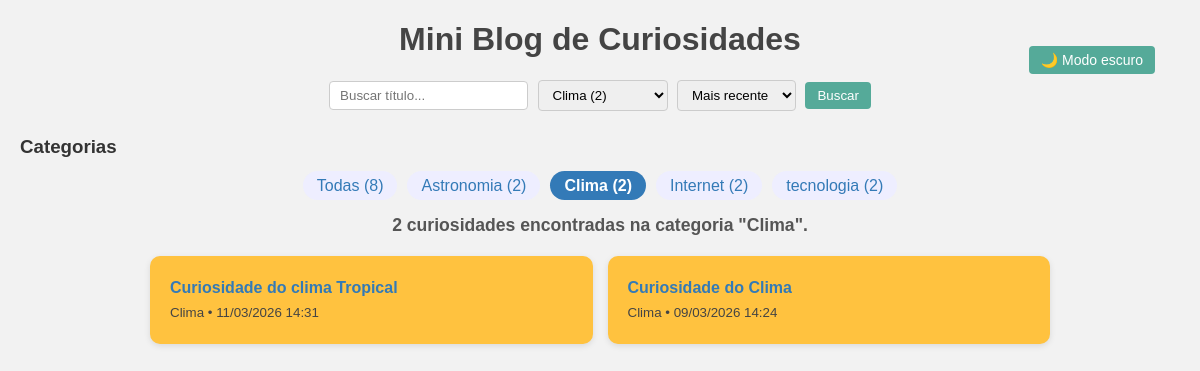
The page /?categoria=Clima on the database its author committed.
### curiosidades/models.py (models this page shows, shortened)
class Curiosidade(models.Model):
    titulo = models.CharField(max_length=200)
    conteudo = models.TextField()
    categoria = models.CharField(max_length=100, blank=True)
    data_criacao = models.DateTimeField(auto_now_add=True)

### curiosidades/views.py (the view)
# urls.py: path('', views.index, name='index'),
def index(request):
    termo = request.GET.get('q', '')
    categoria = request.GET.get('categoria', '')
    ordenacao = request.GET.get('ordenacao', 'data_desc')
    curiosidades = Curiosidade.objects.all()
    if termo:
        curiosidades = curiosidades.filter(titulo__icontains=termo)
    if categoria:
        curiosidades = curiosidades.filter(categoria=categoria)
    if ordenacao == 'data_asc':
        curiosidades = curiosidades.order_by('data_criacao')
    elif ordenacao == 'titulo_asc':
        curiosidades = curiosidades.order_by('titulo')
    elif ordenacao == 'titulo_desc':
        curiosidades = curiosidades.order_by('-titulo')
    else:
        curiosidades = curiosidades.order_by('-data_criacao')
    curiosidades_destacadas = []
    for c in curiosidades:
        c.slug_categoria = slugify(c.categoria)
        c.titulo_destaque = destacar_texto(c.titulo, termo)
        c.conteudo_destaque = destacar_texto(c.conteudo, termo)
        curiosidades_destacadas.append(c)
    paginator = Paginator(curiosidades_destacadas, 6)  # 6 curiosidades por página
    page = request.GET.get('page')
    curiosidades_paginadas = paginator.get_page(page)
    categorias = Curiosidade.objects.values_list('categoria', flat=True).distinct()
    todas_curiosidades = Curiosidade.objects.all()
    contagem_categorias = Counter([c.categoria for c in todas_curiosidades])
    categorias_com_contagem = [
        (cat, contagem_categorias[cat]) for cat in categorias
    ]
    total_curiosidades = todas_curiosidades.count()
    return render(request, 'curiosidades/index.html', {
        'curiosidades': curiosidades_paginadas,
        'termo': termo,
        'categorias_com_contagem': categorias_com_contagem,
        'categoria_selecionada': categoria,
        'ordenacao': ordenacao,
        'total_curiosidades': total_curiosidades,
    })

### curiosidades/views.py (called while the page is built)
def destacar_texto(texto, termo):
    if not termo:
        return texto
    regex = re.compile(re.escape(termo), re.IGNORECASE)
    return regex.sub(r'<span class="destaque">\g<0></span>', texto)

### curiosidades/templates/curiosidades/index.html (shortened to what this page needs)
<!DOCTYPE html>
<html lang="pt-BR">
<head>
{% load static %}
<link rel="stylesheet" href="{% static 'curiosidades/style.css' %}">
</head>
<body>
<header>
    <h1>Mini Blog de Curiosidades</h1>
    <button id="toggle-dark" aria-label="Ativar modo escuro">
        🌙 Modo escuro
    </button>
</header>
<main>
<section>
<form method="get" action="">
    <input
        type="text"
        name="q"
        placeholder="Buscar título..."
        value="{{ termo }}"
        aria-label="Buscar curiosidade pelo título"
    >
    <select name="categoria">
        {% for cat, contagem in categorias_com_contagem %}
        <option value="{{ cat }}" {% if categoria_selecionada == cat %}selected{% endif %}>
            {{ cat }} ({{ contagem }})
        </option>
        {% endfor %}
    </select>
    <select name="ordenacao">
        <option value="data_desc" {% if ordenacao == "data_desc" %}selected{% endif %}>Mais recente</option>
    </select>
    <button type="submit">Buscar</button>
</form>
</section>
<section>
<h3>Categorias</h3>
<ul class="categorias">
    <li>
        <a href="{% url 'index' %}" class="{% if not categoria_selecionada %}selected{% endif %}">
            Todas ({{ total_curiosidades }})
        </a>
    </li>
    {% for cat, contagem in categorias_com_contagem %}
    <li>
        <a href="?categoria={{ cat }}{% if termo %}&q={{ termo|urlencode }}{% endif %}"
           class="{% if categoria_selecionada == cat %}selected{% endif %}">
            {{ cat }} ({{ contagem }})
        </a>
    </li>
    {% endfor %}
</ul>
</section>
<section>
<p class="contador">
{% if curiosidades %}
    {% if categoria_selecionada %}
        {{ curiosidades.paginator.count }} curiosidade{% if curiosidades.paginator.count > 1 %}s{% endif %}
        encontrada{% if curiosidades.paginator.count > 1 %}s{% endif %}
        na categoria "<strong>{{ categoria_selecionada }}</strong>".
    {% elif termo %}
        {{ curiosidades.paginator.count }} curiosidade{% if curiosidades.paginator.count > 1 %}s{% endif %}
        encontrada{% if curiosidades.paginator.count > 1 %}s{% endif %}
        para "<strong>{{ termo }}</strong>".
    {% else %}
        {{ curiosidades.paginator.count }} curiosidade{% if curiosidades.paginator.count > 1 %}s{% endif %}
        encontrada{% if curiosidades.paginator.count > 1 %}s{% endif %}.
    {% endif %}
{% else %}
    Nenhuma curiosidade encontrada.
{% endif %}
</p>
</section>
<section>
<ul class="lista-curiosidades">
{% for c in curiosidades %}
<article class="card-curiosidade {{ c.slug_categoria }}">
    <a href="{% url 'detalhe' c.id %}">
        {{ c.titulo_destaque|safe }}
    </a>
    <br>
    <small class="categoria-info {{ c.slug_categoria }}">
        {{ c.categoria }} • {{ c.data_criacao|date:"d/m/Y H:i" }}
    </small>
</article>
{% empty %}
<li>Nenhuma curiosidade cadastrada.</li>
{% endfor %}
</ul>
</section>
</main>
</body>
</html>

### curiosidades/static/curiosidades/style.css (style rules this page uses)
body { font-family: Arial, sans-serif; margin: 20px; background-color: #f2f2f2; color: #333; transition: background-color 0.3s, color 0.3s; }
header { position: relative; }
h1 { text-align: center; color: #444; }
form { text-align: center; margin-bottom: 20px; }
input[type="text"], select { padding: 6px 10px; margin: 0 5px 5px 0; border-radius: 4px; border: 1px solid #ccc; }
button { padding: 6px 12px; border-radius: 4px; border: none; background-color: #5a9; color: white; cursor: pointer; transition: 0.2s; }
#toggle-dark { position: absolute; right: 25px; top: 25px; font-size: 14px; }
.categorias { display: flex; gap: 10px; padding: 0; list-style: none; margin-bottom: 20px; justify-content: center; flex-wrap: wrap; }
.categorias li a { padding: 6px 14px; border-radius: 20px; background-color: #eef; color: #337ab7; text-decoration: none; transition: 0.2s; }
.categorias li a.selected { font-weight: bold; color: #fff; background-color: #337ab7; }
.contador { font-size: 1.1rem; font-weight: bold; color: #555; text-align: center; margin-bottom: 20px; }
.lista-curiosidades { padding: 0; list-style: none; display: grid; grid-template-columns: repeat(auto-fit,minmax(250px,1fr)); gap: 15px; max-width: 900px; margin: 0 auto 30px auto; }
.card-curiosidade { padding: 20px; line-height: 1.5; border-radius: 10px; box-shadow: 0 2px 6px rgba(0,0,0,0.1); transition: transform 0.2s, box-shadow 0.2s; }
.card-curiosidade a { font-weight: bold; color: #337ab7; text-decoration: none; }
.card-curiosidade small { color: #444; }
.card-curiosidade.clima { background-color: #ffc23f; }
.card-curiosidade { animation: aparecer 0.4s ease; }

### rows shown on the page
Curiosidade: categoria "Clima", id "2", titulo_destaque "Curiosidade do Clima", data_criacao "09/03/2026 14:24"
Curiosidade: titulo_destaque "Curiosidade do clima Tropical", categoria "Clima", data_criacao "11/03/2026 14:31"

### other values the page prints
{{ total_curiosidades }} "8"
{{ cat }} "Astronomia" "Internet" "tecnologia"
{{ contagem }} "2" "2" "2"
{{ curiosidades.paginator.count }} "2"
{{ categoria_selecionada }} "Clima"
form field categoria "Clima (2)"
